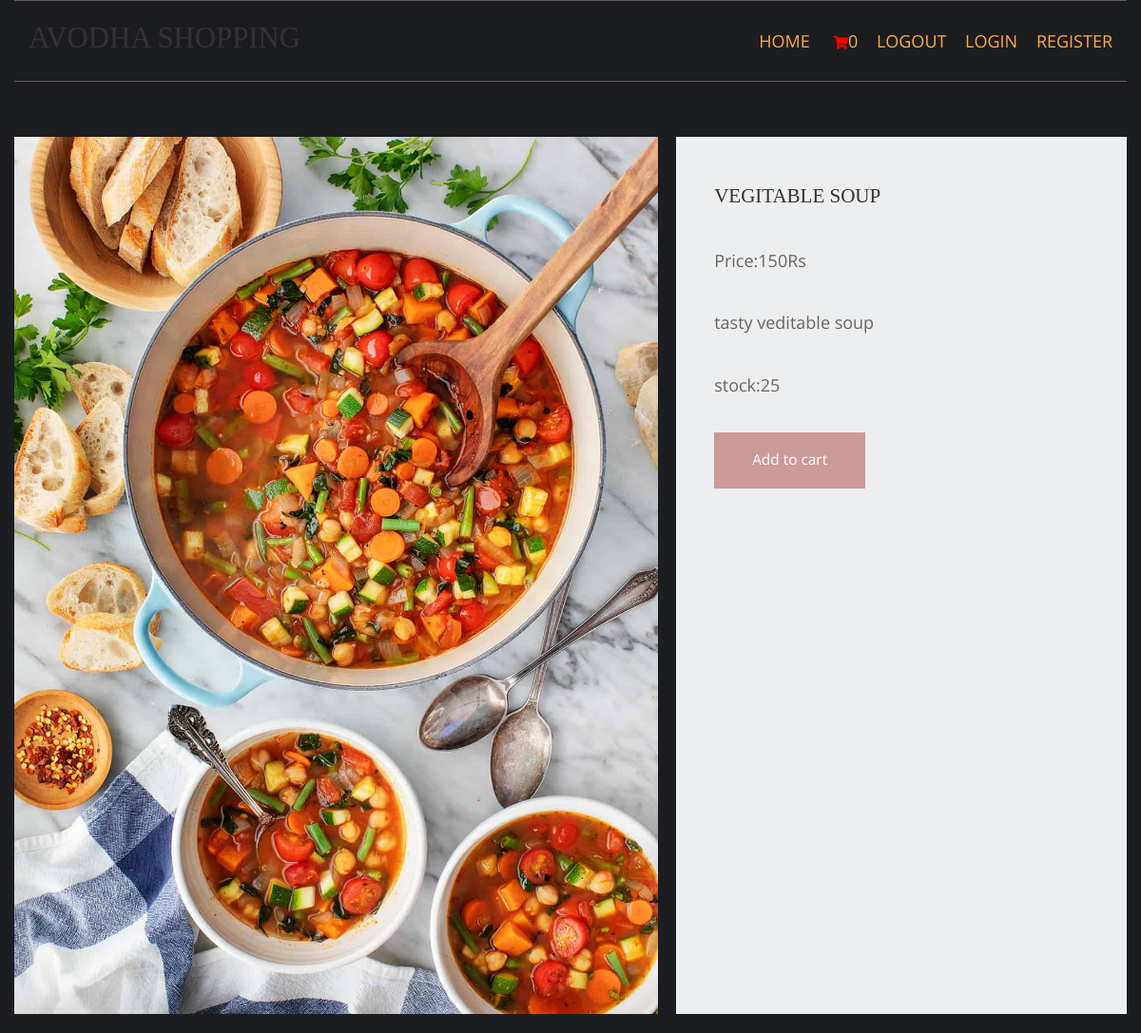
Page /vegitable-recipies/vegitable-soup (signed in) on the committed database.
### shop/models.py (models this page shows, shortened)
class products(models.Model):
     name=models.CharField(max_length=250,unique=True)
     slug=models.SlugField(max_length=250,unique=True)
     img=models.ImageField(upload_to='product')
     desc=models.TextField()
     stock=models.IntegerField()
     available=models.BooleanField()
     price=models.IntegerField()
     category=models.ForeignKey(categ,on_delete=models.CASCADE)

### shop/views.py (the view)
# urls.py: path('<slug:c_slug>/<slug:product_slug>',views.prodDetails,name='details'),
def prodDetails(request,c_slug,product_slug):
    try:
        prod=products.objects.get(category__slug=c_slug,slug=product_slug)
    except Exception as e:
        raise e
    return render(request,'item.html',{'pr':prod})

### cart/context_processor.py (called while the page is built)
def count(request):
    item_count=0
    if 'admin' in request.path:
        return {}
    else:
        try:
            ct=cartlist.objects.filter(cart_id=c_id(request))
            cti=items.objects.all().filter(cart=ct[:1])
            for c in cti:
                item_count+=c.quan
        except cartlist.DoesNotExist:
            item_count=0
        return dict(itc=item_count)

### cart/views.py (called while the page is built)
def c_id(request):
    ct_id=request.session.session_key
    if not ct_id:
        ct_id=request.session_key.create()
    return ct_id

### templates/item.html (shortened to what this page needs)
{% extends 'base.html' %}
{% load static %}
{% block content %}
<!DOCTYPE html>
<html lang="en">
<head>
    <link href="{% static 'pr/fontawesome/css/all.min.css' %}" rel="stylesheet" />
    <link href="{% static 'pr/css/templatemo-comparto.css' %}" rel="stylesheet" />
</head>
<body>
        <br></br>
        <section class="tm-mb-1" id="about">
            <div class="tm-row tm-about-row">
                <div class="tm-section-1-l">
                    <img src="{{pr.img.url}}" alt="About image" class="tm-img-responsive">
                </div>
                <article class="tm-section-1-r tm-bg-color-8">
                    <h2 class="tm-mb-2 tm-title-color">{{pr.name}}</h2>
                    <p>Price:{{pr.price}}Rs<br></p>
                    <p>{{pr.desc}}</p>
                    <p>stock:{{pr.stock}}</p>
                    <a href="{% url 'addcart' pr.id %}" class="tm-btn tm-btn-1 tm-link-to-services">Add to cart</a>
                </article>
            </div>
        </section>
</body>
</html>
{% endblock %}

### static/hm/layout/styles/layout.css (style rules this page uses)
*, *::before, *::after { transition:all .3s ease-in-out; }
body { color:#A5A6AA; background-color:#1C1D21; }
a { color:#FBAB45; }

### static/pr/css/templatemo-comparto.css (style rules this page uses)
*, *::before, *::after { box-sizing: border-box; outline: none; }
ul, h1, h2, h3, h4, p, figure { padding: 0; margin: 0; }
body { font-family: 'Open Sans', Arial, sans-serif; font-size: 18px; overflow-x: hidden; padding-left: 15px; padding-right: 15px; margin: 0; }
h2 { font-size: 1.5rem; }
a { transition: all 0.3s ease; text-decoration: none; }
p { color: #666; line-height: 1.7; margin-bottom: 35px; }
h1, h2, h3, h4, h5, h6 { color: #333; }
.tm-mb-1 { margin-bottom: 20px; }
.tm-mb-2 { margin-bottom: 40px; }
.tm-bg-color-8 { background-color: #EDEEEF; }
.tm-img-responsive { max-width: 100%; height: auto; }
.tm-section-1-l { width: 57.85%; margin-right: 1.65%; }
.tm-section-1-r { padding: 50px 40px; width: 40.5%; }
.tm-row { display: flex; }
.tm-btn { display: inline-block; padding: 15px 40px; font-size: 1.1rem; border: none; background-color: #CC9999; color: white; }
a { color: #666; }

### static/hm/layout/styles/framework.css (style rules this page uses)
html { overflow-y:scroll; overflow-x:hidden; }
html, body { margin:0; padding:0; font-size:14px; line-height:1.6em; }
*, *::before, *::after { box-sizing:border-box; }
a { outline:none; text-decoration:none; }
img { width:auto; max-width:100%; height:auto; margin:0; padding:0; border:none; line-height:normal; vertical-align:middle; }
body, input, textarea, select { font-family:Verdana, Geneva, sans-serif; }
h1, h2, h3, h4, h5, h6, .heading { font-family:Georgia, "Times New Roman", Times, serif; }
::placeholder { opacity:1; }
h1, h2, h3, h4, h5, h6, .heading { margin:0 0 20px 0; font-size:1.4rem; line-height:normal; font-weight:normal; text-transform:uppercase; }
address, article, aside, figcaption, figure, footer, header, main, nav, section { display:block; margin:0; padding:0; }

### rows in the picture
products: img (picture), name "VEGITABLE SOUP", price "150", desc "tasty veditable soup", stock "25"

### other values in the picture
{{ itc }} "0"
